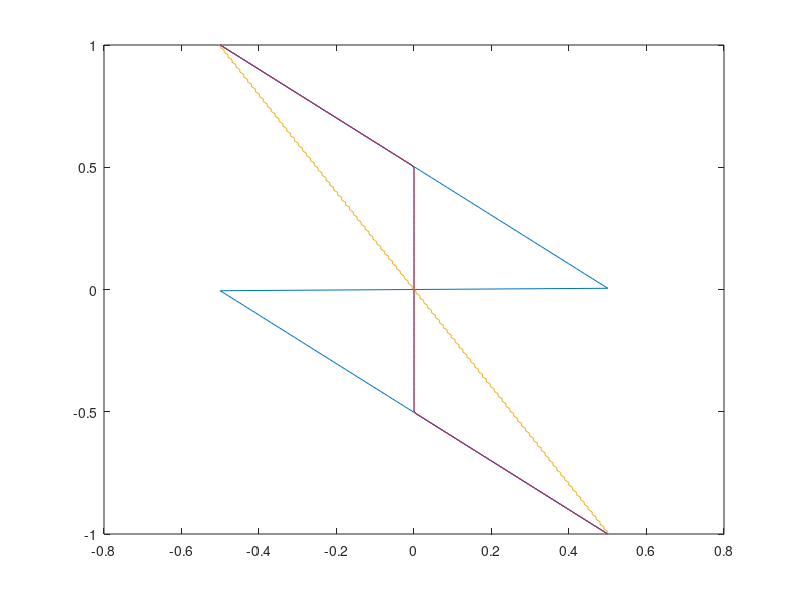
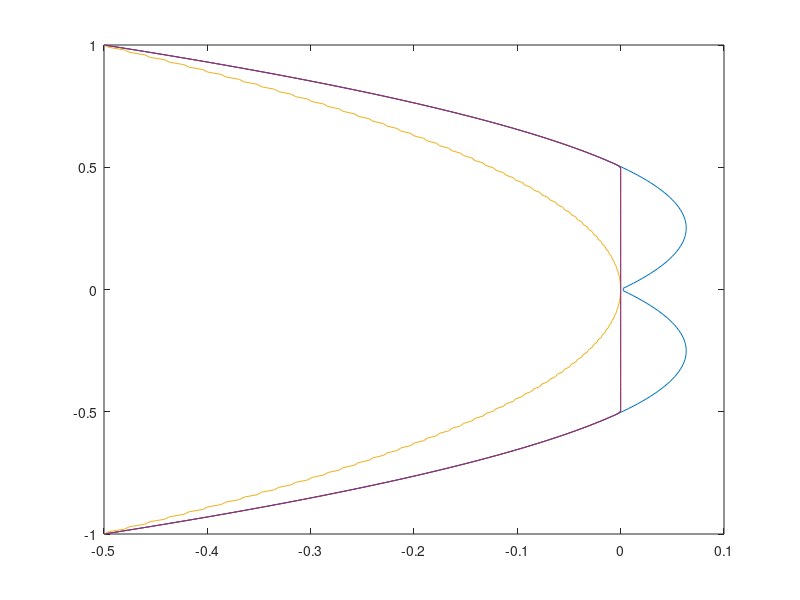

These figures' MATLAB source, in order:
clc; clear all; close all;
n=100;
rho = linspace(0.5,-0.5,n);
z = linspace(-1,1,2*n);
rho1 = rho;     rho2 = rho;

% rho = linspace(0,-0.5,n);
% z   = linspace(-0.5,0.5,2*n);
% rho1 = rho;     rho2 = rho+0.5;

%% PE
%initial
rhoi = [rho1 rho2];
PE = rhoi.*z;
figure(1);  plot(rhoi,z);   hold all;
figure(2);  plot(PE,z);    hold all;
PEi = trapz(z,PE)/(max(z)-min(z));

% final
rhof = [rho1 rho2];
ind = z>=-0.5 & z<=0.5;
rhof(ind) = 0;
PE = rhof.*z;
figure(1);      plot(rhof,z);
figure(2);      plot(PE,z);
PEf = trapz(z,PE)/(max(z)-min(z));

dPE = PEf - PEi;

%% BPE
rhosi = sort(rhoi,'descend');
PE = rhosi.*z;
figure(1);  plot(rhosi,z);   hold all;
figure(2);  plot(PE,z);    hold all;
BPEi = trapz(z,PE)/(max(z)-min(z));

% final
rhosf = sort(rhof,'descend');
PE = rhosf.*z;
figure(1);  plot(rhosf,z);   hold all;
figure(2);  plot(PE,z);    hold all;
BPEf = trapz(z,PE)/(max(z)-min(z));

dBPE = BPEf - BPEi;

eta = dBPE./abs((dPE-dBPE))